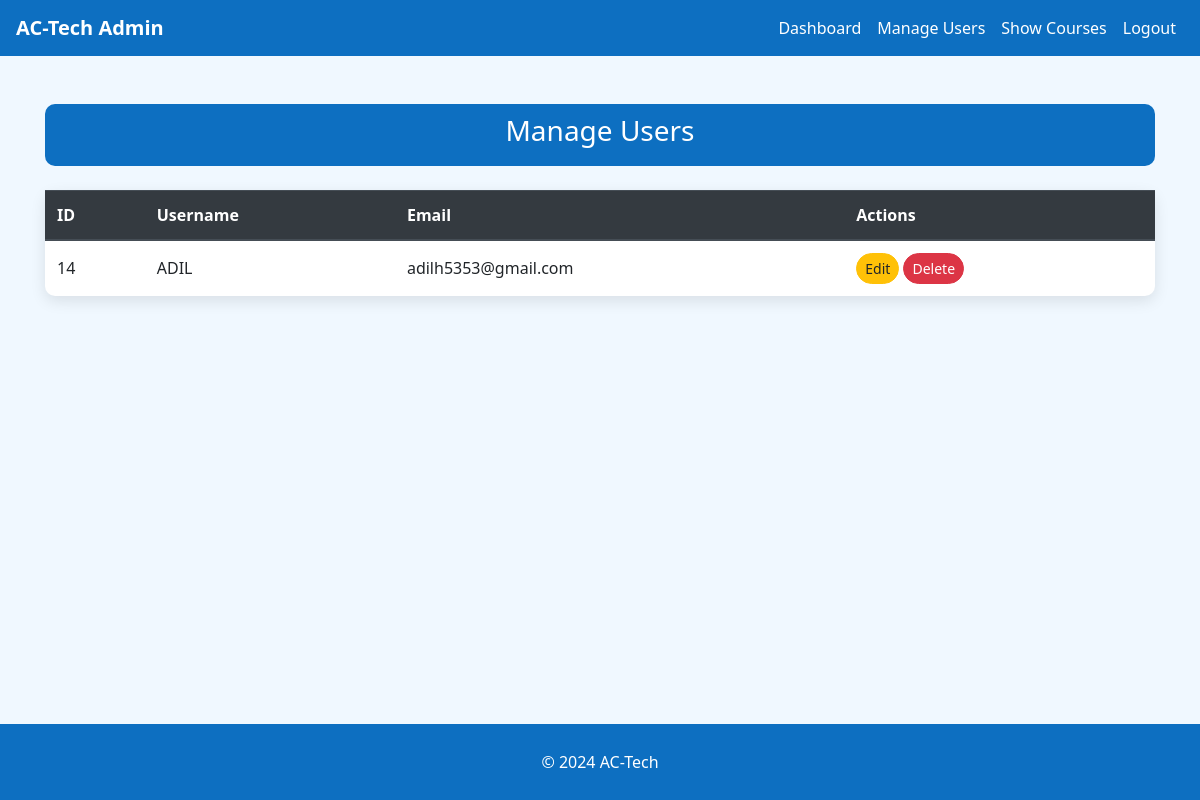
The app's page /lms/admin/manage_users.php (signed in) with its own data.
### tables this page shows
CREATE TABLE `users` (
  `id` int(11) NOT NULL,
  `username` varchar(255) NOT NULL,
  `password` varchar(255) NOT NULL,
  `email` varchar(255) NOT NULL,
  `created_at` timestamp NOT NULL DEFAULT current_timestamp(),
  `profile_picture` varchar(255) DEFAULT NULL
);

### lms/admin/manage_users.php (the view, shortened to what this page needs)
<?php
$conn = new mysqli('localhost', 'root', '', 'lms');
$users_result = $conn->query("SELECT * FROM users");
?>
<!DOCTYPE html>
<html lang="en">
<head>
    <link rel="stylesheet" href="https://stackpath.bootstrapcdn.com/bootstrap/4.5.2/css/bootstrap.min.css">
</head>
<body>
<nav class="navbar navbar-expand-lg navbar-dark">
    <a class="navbar-brand" href="dashboard.php">AC-Tech Admin</a>
    <div class="collapse navbar-collapse" id="navbarNav">
        <ul class="navbar-nav ml-auto">
            <li class="nav-item">
                <a class="nav-link" href="dashboard.php">Dashboard</a>
            </li>
            <li class="nav-item">
                <a class="nav-link" href="manage_users.php">Manage Users</a>
            </li>
            <li class="nav-item">
                <a class="nav-link" href="show_courses.php">Show Courses</a>
            </li>
            <li class="nav-item">
                <a class="nav-link" href="logout.php">Logout</a>
            </li>
        </ul>
    </div>
</nav>
<div class="container mt-5">
    <div class="text-center" style="background-color: #0D6FC1; padding: 10px; border-radius: 10px;">
        <h3 style="color: #fff;">Manage Users</h3>
    </div>
    <table class="table table-hover mt-4">
        <thead class="thead-dark">
            <tr>
                <th>ID</th>
                <th>Username</th>
                <th>Email</th>
                <th>Actions</th>
            </tr>
        </thead>
        <tbody>
            <?php while($row = $users_result->fetch_assoc()): ?>
                <tr>
                    <td><?php echo $row['id']; ?></td>
                    <td><?php echo $row['username']; ?></td>
                    <td><?php echo $row['email']; ?></td>
                    <td>
                        <a href="edit_user.php?id=<?php echo $row['id']; ?>" class="btn btn-warning btn-sm">Edit</a>
                        <a href="delete_user.php?id=<?php echo $row['id']; ?>" class="btn btn-danger btn-sm">Delete</a>
                    </td>
                </tr>
            <?php endwhile; ?>
        </tbody>
    </table>
</div>
<footer class="footer text-center text-lg-start mt-5">
    <div class="text-center p-3">
        &copy; 2024 AC-Tech
    </div>
</footer>
</body>
</html>

### lms/admin/manage_users.php (style rules this page uses)
body { background-color: #F0F8FF; font-family: 'Segoe UI', Tahoma, Geneva, Verdana, sans-serif; }
.navbar { background-color: #0D6FC1 !important; }
.navbar-brand { font-weight: bold; color: #fff !important; }
.navbar-nav .nav-link { color: #fff !important; }
.table { background-color: #fff; border-radius: 10px; box-shadow: 0 5px 15px rgba(0, 0, 0, 0.1); }
.table th, .table td { vertical-align: middle; }
.btn-warning, .btn-danger { border-radius: 50px; }
.footer { position: fixed; bottom: 0; width: 100%; background-color: #0D6FC1; color: #fff; padding: 10px 0; }

### records on screen
users: id "14", username "ADIL", email "adilh5353@gmail.com"
